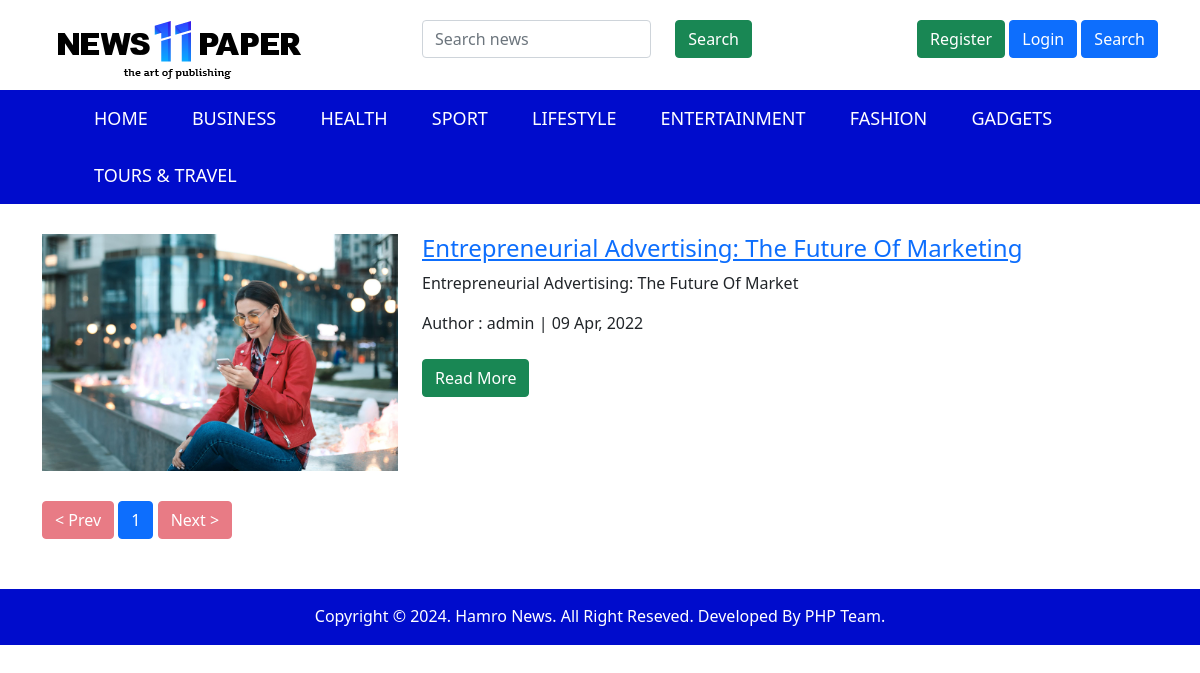
The app's page /category.php?cat_id=59 with its own data.
### tables this page shows
CREATE TABLE `tbl_categories` (
  `id` int(11) NOT NULL,
  `name` varchar(50) NOT NULL,
  `rank` int(11) NOT NULL,
  `status` tinyint(1) NOT NULL DEFAULT 0,
  `created_at` datetime NOT NULL,
  `modified_at` datetime DEFAULT NULL,
  `created_by` varchar(50) NOT NULL,
  `modified_by` varchar(50) DEFAULT NULL
);

CREATE TABLE `tbl_news` (
  `id` int(11) NOT NULL,
  `name` varchar(255) NOT NULL,
  `slug` varchar(255) NOT NULL,
  `category_id` int(11) NOT NULL,
  `short_discription` text NOT NULL,
  `long_description` text NOT NULL,
  `feature_key` tinyint(1) NOT NULL DEFAULT 0,
  `feature_image` varchar(255) DEFAULT NULL,
  `status` tinyint(1) NOT NULL DEFAULT 0,
  `created_by` varchar(50) NOT NULL,
  `created_at` datetime NOT NULL,
  `modified_by` varchar(50) DEFAULT NULL,
  `modified_at` datetime DEFAULT NULL
);

### admin/class/common.class.php (called while the page is built, shortened)
<?php
	abstract class Common{
		function select($sql){
			$db_connect = new mysqli(DB_HOST,DB_USERNAME,DB_PASSWORD,DB_DATABASE);
			$result = $db_connect->query($sql);
			$datas = [];
			if($result->num_rows > 0){
				while ($d = $result->fetch_object()) {
					array_push($datas, $d);
				}
			} else{
				return $datas;
			}
			return $datas;
		}
	}
?>

### admin/class/category.class.php (called while the page is built, shortened)
<?php
	require_once "common.class.php";
	class Category extends Common{
		function getCategoryByRank(){
			$sql = "select * from tbl_categories order by rank";
			return $this->select($sql);
		}
	}
?>

### admin/class/news.class.php (called while the page is built, shortened)
<?php
	require_once "common.class.php";
	class News extends Common{
		public $id, $name, $slug, $category_id, $short_discription, $long_description, $feature_key, $feature_image, $status, $created_by, $created_at, $modified_by, $modified_at;
		function getNewsByCategoryIDForPagination($page){
			$offset = ($page -1) * CATEGORY_NEWS_COUNT;
			$sql = "select * from tbl_news where category_id=$this->category_id limit ".CATEGORY_NEWS_COUNT." offset $offset";
			return $this->select($sql);
		}
		function countNewsByCategoryID(){
			$sql = "select * from tbl_news where category_id=$this->category_id";
			return count($this->select($sql));
		}
	}
?>

### category.php (the view)
<?php
    include_once('./includes/header.php');
    if(!isset($_GET['page'])){
        $page = 1;
    } else{
        $page = $_GET['page'];
    }
    $newsData->set('category_id',$_GET['cat_id']);
    $newsList = $newsData->getNewsByCategoryIDForPagination($page);
    $totalNews = $newsData->countNewsByCategoryID();
?>
<div class="container">
    <div class="archive-news">
        <?php  foreach ($newsList as $item) { ?>
            <div class="feature-news-content" style="margin: 30px 0;">
                <div class="row">
                    <div class="col-sm-4">
                        <div class="feature-news-content-thumbnail">
                            <img src="./admin/images/<?php echo $item->feature_image; ?>" width="100%">
                        </div>
                    </div>
                    <div class="col-sm-8">
                        <a href="news.php?news_slug=<?php echo $item->slug; ?>">
                            <h4><?php echo $item->name; ?></h4>
                        </a>
                        <p><?php echo htmlspecialchars_decode($item->short_discription); ?></p>
                        <span>Author : <?php echo $item->created_by; ?></span> |
                        </span><?php echo date_format(date_create($item->created_at),"d M, Y") ?></span>
                        <br>
                        <br>
                        <a href="news.php?news_slug=<?php echo $item->slug; ?>" class="btn btn-success">Read More</a>
                    </div>
                </div>
            </div>
        <?php } ?>
        <div class="news-pagination" style="margin-bottom: 50px">
            <?php if($totalNews > 0) { ?>
                <?php if($page > 1){ ?>
                    <a href="category.php?cat_id=<?php echo $_GET['cat_id']; ?>&page=<?php echo $page - 1; ?>" class="btn btn-success">
                        < Prev
                    </a>
                <?php } else{ ?>
                    <button class="btn btn-danger" disabled>< Prev </button>
                <?php } ?>
                <?php for ($i=0; $i < $totalNews/CATEGORY_NEWS_COUNT; $i++) {  ?>
                    <a href="category.php?cat_id=<?php echo $_GET['cat_id']; ?>&page=<?php echo $i+1; ?>" class="btn btn-primary"><?php echo $i+1; ?></a>
                <?php } ?>
                <?php if( ($totalNews/CATEGORY_NEWS_COUNT) > $page ){ ?>
                     <a href="category.php?cat_id=<?php echo $_GET['cat_id']; ?>&page=<?php echo $page + 1; ?>" class="btn btn-success">
                        Next >
                    </a>
                <?php } else{ ?>
                    <button class="btn btn-danger" disabled>Next > </button>
                <?php } ?>
            <?php }?>
        </div>
    </div>
</div>
<?php include_once('./includes/footer.php'); ?>

### includes/header.php (shortened to what this page needs)
<?php require_once "config.php";
	$categories = $categoryData->getCategoryByRank();
?>
<!DOCTYPE html>
<html>
<head>
	<link href="https://cdn.jsdelivr.net/npm/bootstrap@5.1.3/dist/css/bootstrap.min.css" rel="stylesheet">
	<link rel="stylesheet" type="text/css" href="css/style.css">
</head>
<body>
	<div class="wrapper">
		<header>
			<div class="header-logo">
				<div class="container">
					<div class="row">
						<div class="col-sm-4">
							<a href="./">
								<img src="./images/logo.webp">
							</a>
						</div>
						<div class="col-sm-4">
							<form action="search.php" method="post" style="margin-top: 20px">
								<div class="row">
									<div class="col-sm-8">
										<input type="text" name="keywords" class="form-control" placeholder="Search news" required>
									</div>
									<div class="col-sm-4">
										<button name="search_btn" class="btn btn-success">Search</button>
									</div>
								</div>
							</form>
						</div>
						<div class="col-sm-4">
							<div style="margin-top: 20px; text-align: right;">
								<?php if(isset($_SESSION['username'])){ ?>
									<span><?php echo $_SESSION['username']; ?></span>
									<a href="logout.php" class="btn btn-danger">Logout</a>
								<?php } else{ ?>
									<a href="register.php" class="btn btn-success">Register</a>
									<a href="login.php" class="btn btn-primary">Login</a>
								<?php } ?>
								<button type="button" class="btn btn-primary" data-bs-toggle="modal" data-bs-target="#exampleModal">Search</button>
							</div>
						</div>
					</div>
				</div>
			</div>
			<div class="header-nav">
				<div class="container">
					<nav>
						<ul>
							<li>
								<a href="./">Home</a>
							</li>
							<?php foreach($categories as $item) { ?>
							<li>
								<a href="category.php?cat_id=<?php echo $item->id; ?>"><?php echo $item->name; ?></a>
							</li>
							<?php } ?>
						</ul>
					</nav>
				</div>
			</div>
		</header>

### css/style.css (style rules this page uses)
body { background: #fff; margin: 0; padding: 0; }
.header-nav { background: #000ccc; }
.header-nav nav ul { text-align: left; }
.header-nav nav ul li { display: inline-block; }
.header-nav nav ul li a { display: inline-block; color: #fff; text-decoration: none; padding: 15px 20px; text-transform: uppercase; font-size: 18px; }

### records on screen
tbl_categories: name "BUSINESS"
tbl_categories: name "HEALTH"
tbl_categories: name "SPORT"
tbl_categories: name "LIFESTYLE"
tbl_categories: name "ENTERTAINMENT"
tbl_categories: name "FASHION"
tbl_categories: name "GADGETS"
tbl_categories: name "TOURS & TRAVEL"
tbl_news: feature_image (picture), name "Entrepreneurial Advertising: The Future Of Marketing", short_discription "Entrepreneurial Advertising: The Future Of Market", created_by "admin", created_at "09 Apr, 2022"

### other values on screen
Date('Y') "2024"
